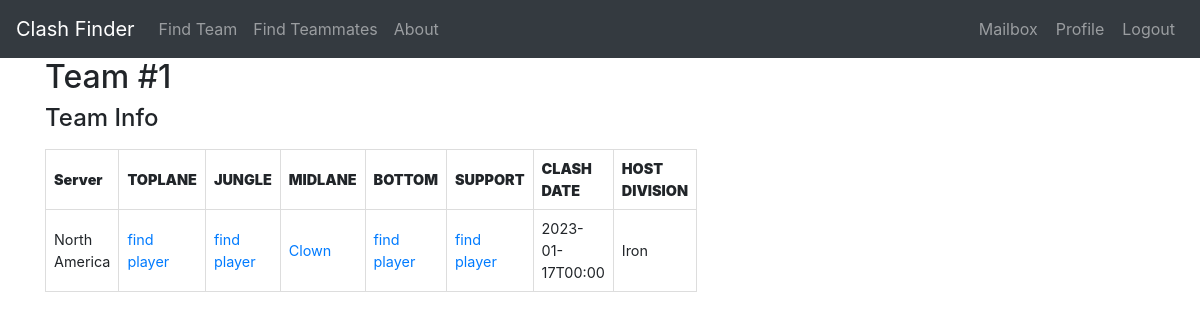
/team/1 (signed in), run on the app's committed database.
### models.py (models this page shows, shortened)
class ClashTeam(UserMixin, db.Model):
    id = db.Column(db.Integer, primary_key=True)
    clash_date = db.Column(db.DateTime, nullable=False, default=None)
    division = db.Column(db.String(64), index=True, default=None)
    toplane = db.Column(db.String(64), index=True, default=None)
    jungle = db.Column(db.String(64), index=True, default=None)
    midlane = db.Column(db.String(64), index=True, default=None)
    bottom = db.Column(db.String(64), index=True, default=None)
    support = db.Column(db.String(64), index=True, default=None)
    host_id = db.Column(db.Integer, db.ForeignKey('profile.id'))
    invitation = db.relationship('ClashInvitation', backref='futureteam', lazy='dynamic',
                                 cascade="all, delete, delete-orphan")
    request = db.relationship('ClashRequest', backref='desired_team', lazy='dynamic',
                              cascade="all, delete, delete-orphan")
    def formatted_clash_date(self):
        return self.clash_date.strftime('%Y-%m-%dT%H:%M')

class Profile(UserMixin, db.Model):
    id = db.Column(db.Integer, primary_key=True)
    nickname = db.Column(db.String(64), index=True, unique=True)
    server = db.Column(db.String(10), index=True)
    division = db.Column(db.String(20), index=True)
    best_position = db.Column(db.String(20), index=True)
    alternative_position = db.Column(db.String(20), index=True)
    user_id = db.Column(db.Integer, db.ForeignKey('user.id'))
    clash_team = db.relationship('ClashTeam', backref='host', lazy='dynamic')
    invitation_in = db.relationship('ClashInvitation', backref='invitedguest', lazy='dynamic',
                                    cascade="all, delete, delete-orphan")
    request_out = db.relationship('ClashRequest', backref='candidate', lazy='dynamic',
                                  cascade="all, delete, delete-orphan")
    reported = db.relationship('ReportPlayer', backref='Reported', lazy='dynamic',
                               cascade="all, delete, delete-orphan")

### routes.py (the view)
@app.route('/team/<int:teamid>', methods=['GET', 'POST'])
@login_required
def team(teamid):
    team = ClashTeam.query.filter_by(id=teamid).first_or_404()
    return render_template('team.html', team=team, user=current_user)

### models.py (called while the page is built)
@login.user_loader
def load_user(id):
    return User.query.get(int(id))

### templates/team.html (shortened to what this page needs)
{% extends "base.html" %}
{% block content %}
<div class="container">
	<div class="row">
		<div class="col-sm-6">
			<h2>Team #{{ team.id }}</h2>
			<div class="account-info">
				<label for="profiles">
					<h4>Team Info</h4>
				</label>
				<table>
					<thead>
						<tr>
							<th><strong>Server</strong></th>
							<th><strong>TOPLANE</strong></th>
							<th><strong>JUNGLE</strong></th>
							<th><strong>MIDLANE</strong></th>
							<th><strong>BOTTOM</strong></th>
							<th><strong>SUPPORT</strong></th>
							<th><strong>CLASH DATE</strong></th>
							<th><strong>HOST DIVISION</strong></th>
						</tr>
					</thead>
					<tbody>
						<tr>
							<td>{{ team.host.server }}</td>
							<td>
								{% if team.toplane %}
								<a href="{{ url_for('profile', server=team.host.server, nickname=team.toplane) }}">{{
									team.toplane }}</a>
								{% if current_user.id == team.host.user_id and team.toplane != team.host.nickname %}
								<a
									href="{{ url_for('delete_teammate', username=current_user.username, team_id=team.id, position='toplane') }}">delete</a>
								{% endif %}
								{% else %}
								{% if current_user.id == team.host.user_id %}
								<a href="{{ url_for('findteammates') }}">find player</a>
								{% else %}
								<a href="{{ url_for('jointeam', team_id=team.id) }}">join</a>
								{% endif %}
								{% endif %}
							</td>
							<td>
								{% if team.jungle %}
								<a href="{{ url_for('profile', server=team.host.server, nickname=team.jungle) }}">{{
									team.jungle }}</a>
								{% if current_user.id == team.host.user_id and team.jungle != team.host.nickname %}
								<a
									href="{{ url_for('delete_teammate', username=current_user.username, team_id=team.id, position='jungle') }}">delete</a>
								{% endif %}
								{% else %}
								{% if current_user.id == team.host.user_id %}
								<a href="{{ url_for('findteammates') }}">find player</a>
								{% else %}
								<a href="{{ url_for('jointeam', team_id=team.id) }}">join</a>
								{% endif %}
								{% endif %}
							</td>
							<td>
								{% if team.midlane %}
								<a href="{{ url_for('profile', server=team.host.server, nickname=team.midlane) }}">{{
									team.midlane }}</a>
								{% else %}
								{% if current_user.id == team.host.user_id %}
								<a href="{{ url_for('findteammates') }}">find player</a>
								{% else %}
								<a href="{{ url_for('jointeam', team_id=team.id) }}">join</a>
								{% endif %}
								{% endif %}
							</td>
							<td>
								{% if team.bottom %}
								<a href="{{ url_for('profile', server=team.host.server, nickname=team.bottom) }}">{{
									team.bottom }}</a>
								{% if current_user.id == team.host.user_id and team.bottom != team.host.nickname %}
								<a
									href="{{ url_for('delete_teammate', username=current_user.username, team_id=team.id, position='bottom') }}">delete</a>
								{% endif %}
								{% else %}
								{% if current_user.id == team.host.user_id %}
								<a href="{{ url_for('findteammates') }}">find player</a>
								{% else %}
								<a href="{{ url_for('jointeam', team_id=team.id) }}">join</a>
								{% endif %}
								{% endif %}
							</td>
							<td>
								{% if team.support %}
								<a href="{{ url_for('profile', server=team.host.server, nickname=team.support) }}">{{
									team.support }}</a>
								{% if current_user.id == team.host.user_id and team.support != team.host.nickname %}
								<a
									href="{{ url_for('delete_teammate', username=current_user.username, team_id=team.id, position='support') }}">delete</a>
								{% endif %}
								{% else %}
								{% if current_user.id == team.host.user_id %}
								<a href="{{ url_for('findteammates') }}">find player</a>
								{% else %}
								<a href="{{ url_for('jointeam', team_id=team.id) }}">join</a>
								{% endif %}
								{% endif %}
							</td>
							<td>{{ team.formatted_clash_date()}}</td>
							<td>{{ team.division}}</td>
						</tr>
					</tbody>
				</table>
			</div>
		</div>
	</div>
</div>
{% endblock %}

### templates/team.html (style rules this page uses)
table { border-collapse: collapse; font-size: 0.9em; border: 1px solid #ddd; }
th { border: 1px solid #ddd; padding: 8px; text-align: left; }
td { border: 1px solid #ddd; padding: 8px; }

### data on the page
ClashTeam: id "1", midlane "Clown", formatted_clash_date "2023-01-17T00:00", division "Iron"
Profile: host.server "North America"
